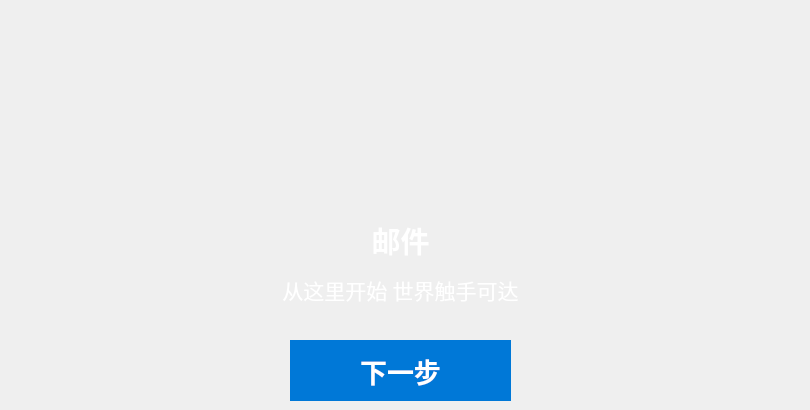
   <widget class="QWidget" name="welcome">
    <property name="styleSheet">
     <string notr="true"/>
    </property>
    <widget class="QPushButton" name="logo">
     <property name="enabled">
      <bool>false</bool>
     </property>
     <property name="geometry">
      <rect>
       <x>300</x>
       <y>80</y>
       <width>191</width>
       <height>161</height>
      </rect>
     </property>
     <property name="styleSheet">
      <string notr="true">border:none;
border-image: url(:/new/prefix1/image/mail.png);</string>
     </property>
     <property name="text">
      <string/>
     </property>
    </widget>
    <widget class="QLabel" name="label">
     <property name="geometry">
      <rect>
       <x>0</x>
       <y>200</y>
       <width>801</width>
       <height>81</height>
      </rect>
     </property>
     <property name="font">
      <font>
       <family>微软雅黑</family>
       <weight>75</weight>
       <bold>true</bold>
      </font>
     </property>
     <property name="text">
      <string>&lt;html&gt;&lt;head/&gt;&lt;body&gt;&lt;p align=&quot;center&quot;&gt;&lt;span style=&quot; font-size:22pt; color:#ffffff;&quot;&gt;邮件&lt;/span&gt;&lt;/p&gt;&lt;/body&gt;&lt;/html&gt;</string>
     </property>
    </widget>
    <widget class="QLabel" name="label_2">
     <property name="geometry">
      <rect>
       <x>0</x>
       <y>250</y>
       <width>801</width>
       <height>81</height>
      </rect>
     </property>
     <property name="font">
      <font>
       <family>微软雅黑</family>
       <weight>75</weight>
       <bold>true</bold>
      </font>
     </property>
     <property name="text">
      <string>&lt;html&gt;&lt;head/&gt;&lt;body&gt;&lt;p align=&quot;center&quot;&gt;&lt;span style=&quot; font-size:16pt; font-weight:400; color:#ffffff;&quot;&gt;从这里开始 世界触手可达&lt;/span&gt;&lt;/p&gt;&lt;/body&gt;&lt;/html&gt;</string>
     </property>
    </widget>
    <widget class="QPushButton" name="nextHello">
     <property name="geometry">
      <rect>
       <x>290</x>
       <y>340</y>
       <width>221</width>
       <height>61</height>
      </rect>
     </property>
     <property name="font">
      <font>
       <family>微软雅黑</family>
       <pointsize>20</pointsize>
       <weight>93</weight>
       <italic>false</italic>
       <bold>true</bold>
      </font>
     </property>
     <property name="styleSheet">
      <string notr="true">QPushButton{
                   background-color:rgb(0, 120, 215);	
border:none;
    
	font: 750 20pt &quot;微软雅黑&quot;;
                   color:rgba(255,255,255,255);          
                   padding:6px;                 
                   }
                   
                   QPushButton:pressed{
                   background-color:rgb(0, 120, 215);	
border:none;
    
	font: 750 20pt &quot;微软雅黑&quot;;
                   color:rgba(255,255,255,255);          
                   padding:6px;
                   }
                  
                   QPushButton:hover{
                   background-color:rgba(0, 120, 215,180);
border:none;
    
	font: 750 22pt &quot;微软雅黑&quot;;
                   color:rgba(255,255,255,255);          
                   padding:6px;
                   }
</string>
     </property>
     <property name="text">
      <string>下一步</string>
     </property>
     <property name="iconSize">
      <size>
       <width>36</width>
       <height>36</height>
      </size>
     </property>
    </widget>
   </widget>
